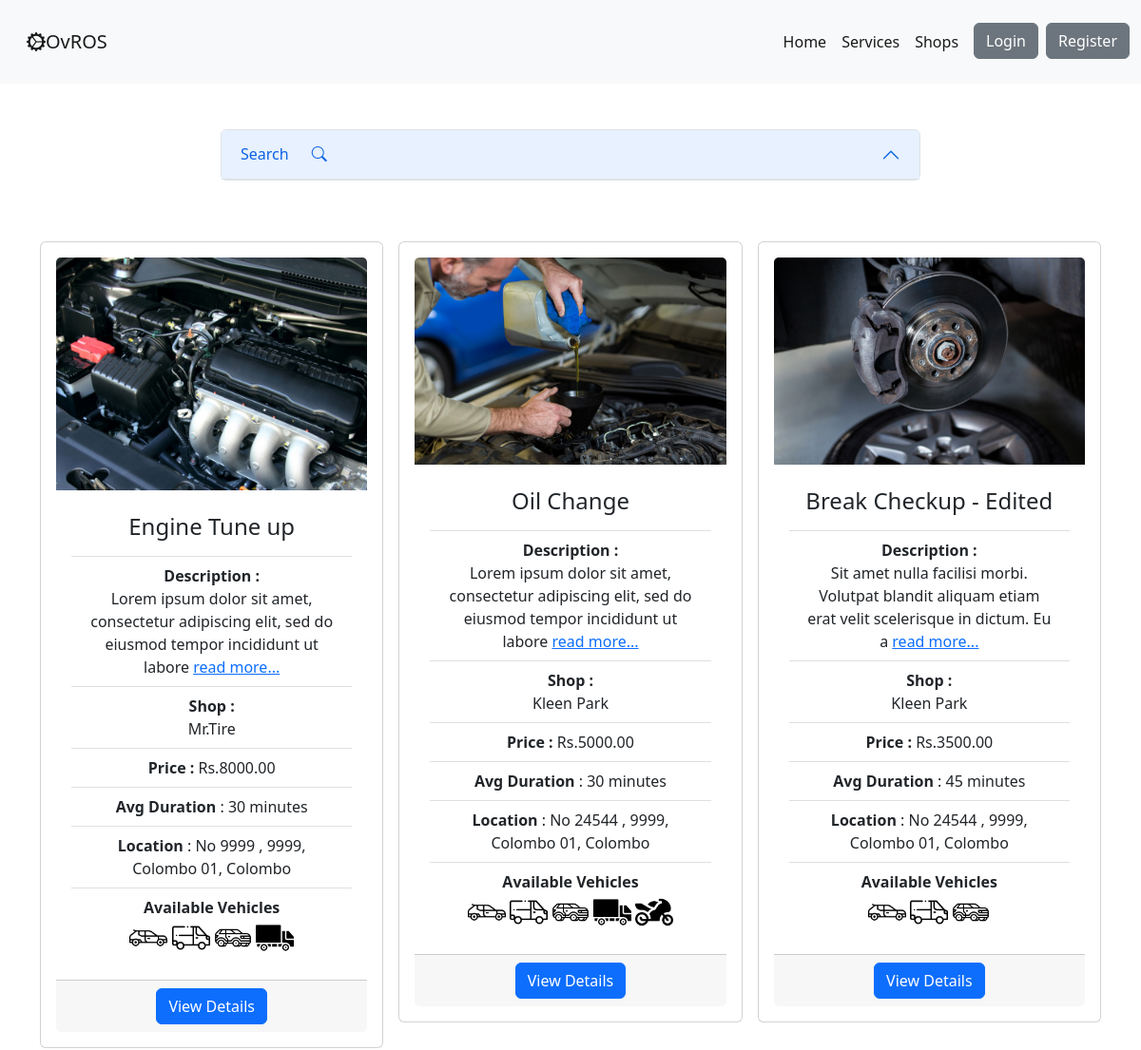
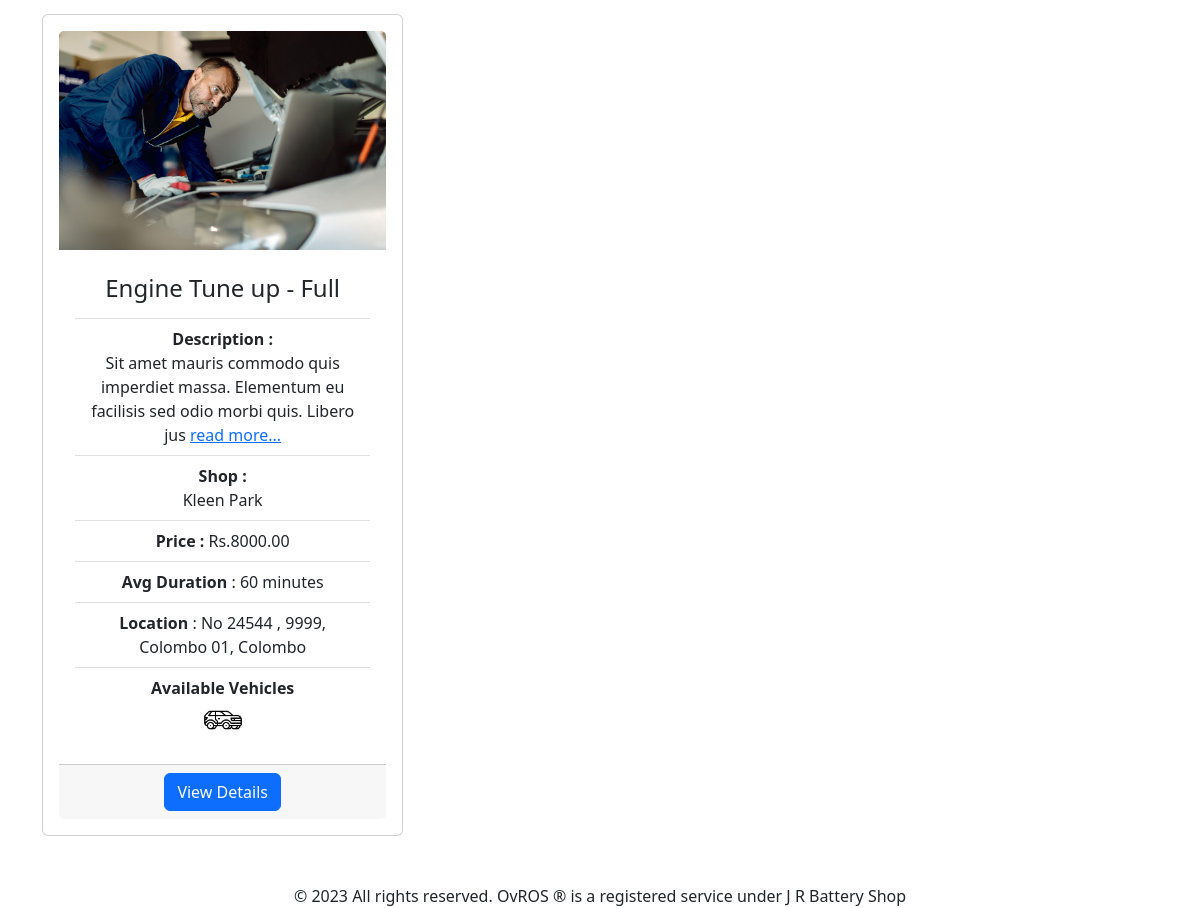
Page /services/ on the committed database (2 pictures, top to bottom).
### ovros_service_module/models.py (models this page shows, shortened)
class Service(models.Model):
    shop = models.ForeignKey(to=ShopProfile, on_delete=models.CASCADE)
    service_name = models.CharField(max_length=100)
    service_image = models.ImageField(upload_to='images/service_img', blank=True)
    service_description = models.CharField(max_length=500, default='', blank=True)
    service_price = models.DecimalField(max_digits=10, decimal_places=2)
    service_duration = models.CharField(max_length=5)
    is_for_car = models.BooleanField(verbose_name="Available for car", default=False)
    is_for_van = models.BooleanField(verbose_name="Available for van", default=False)
    is_for_suv = models.BooleanField(verbose_name="Available for suv", default=False)
    is_for_lorry = models.BooleanField(verbose_name="Available for lorry", default=False)
    is_for_bike = models.BooleanField(verbose_name="Available for bike", default=False)
    is_for_long_vehicle = models.BooleanField(verbose_name="Available for bike", default=False)
    service_availability = models.BooleanField(
        verbose_name="Service availability",
        default=False,
        help_text="is service available currently"
    )
    date_created = models.DateField(auto_now_add=True)
    date_updated = models.DateField(auto_now=True)

### ovros_user_module/models.py (models this page shows, shortened)
class ShopProfile(models.Model):
    user = models.OneToOneField(settings.AUTH_USER_MODEL, on_delete=models.CASCADE)
    user_role = models.CharField('Type', max_length=40, choices=Types.choices, default=Types.USER_SHOP)
    shop_name = models.CharField(max_length=100, help_text="Service Shop name")
    shop_profile_img = models.ImageField(upload_to='shops/profile_images', null=True, blank=True,
                                         default="shops/shop_profile_default.jpg")
    shop_address_no = models.CharField(
        max_length=200,
        help_text="Service Shop address Number",
    )
    shop_address_street = models.CharField(
        max_length=200,
        help_text="Service Shop address street",
    )
    shop_address_city = models.CharField(
        choices=DISTRICTS_CITY,
        max_length=200,
        help_text="Service Shop address city",
    )
    shop_address_district = models.CharField(
        choices=DISTRICTS,
        max_length=200,
        help_text="Service Shop address district",
    )
    shop_contact = models.CharField(max_length=10, help_text="eg: 07xxxxxxxx")
    shop_email = models.CharField(max_length=100, help_text="shop email address", blank=True)
    def get_full_address(self):
        return f'No {self.shop_address_no} , ' \
               f'{self.shop_address_street}, ' \
               f'{self.shop_address_city}, ' \
               f'{self.shop_address_district}'

### ovros_home/views.py (the view)
# urls.py: path('services/', services, name='services'),
def services(request):
    if request.method == 'GET':
        search(request)
    search_form01 = ServiceSearchForm01()
    search_form02 = ServiceSearchForm02()
    all_services = Service.objects.all()
    return render(request, 'services/service_list.html', {
        'services': all_services,
        'form01': search_form01,
        'form02': search_form02,
    })

### ovros_user_module/context_processors.py (called while the page is built)
def profile_data(request):
    return {'profile_data': ProfileData(request)}

### templates/services/service_list.html (shortened to what this page needs)
{% extends 'base.html' %}
{% load static %}
{% load crispy_forms_tags %}
{% block content %}
    <div class="container">
        <div class="row mt-5">
            <div class="col-lg-2 col-md-4"></div>
            <div class="col-lg-8 col-md-4">
                <div class="accordion" id="accordion_search_service">
                    <div class="accordion-item">
                        <h2 class="accordion-header" id="headingOne">
                            <button class="accordion-button" type="button" data-bs-toggle="collapse"
                                    data-bs-target="#collapseOne"
                                    aria-expanded="true" aria-controls="collapseOne">
                                Search <i class="bi bi-search mx-4"></i>
                            </button>
                        </h2>
                    </div>
                </div>
            </div>
            <div class="col-lg-2 col-md-4"></div>
        </div>
    </div>
    <section id="ovros-service">
        <div class="container">
            <div class="row my-5 g-3">
                {% for service in services %}
                    <div class="col-12 col-md-6 col-lg-4">
                        <div class="card">
                            <div class="card-body text-center">
                                {% if service.service_image is None %}
                                    <img src="{% static 'images/service_vector.jpg' %}" class="card-img-top"
                                         alt="...">
                                {% else %}
                                    <img src="{{ service.service_image.url }}" class="card-img-top" alt="...">
                                {% endif %}
                                <div class="card-body">
                                    <div class="list-group">
                                        <ul class="list-group list-group-flush">
                                            <li class="list-group-item">
                                                <h4>{{ service.service_name }}</h4>
                                            </li>
                                            <li class="list-group-item">
                                                <strong>Description :</strong><br>
                                                {{ service.service_description  | slice:":100" }} <a
                                                    href="{% url 'service_detail' service.id %}">read more...</a></li>
                                            <li class="list-group-item">
                                                <strong>Shop :</strong><br>
                                                {{ service.shop.shop_name }}</li>
                                            <li class="list-group-item"><strong>Price
                                                : </strong><span>Rs.</span>{{ service.service_price }}</li>
                                            <li class="list-group-item"><strong>Avg Duration </strong>
                                                : {{ service.service_duration }} minutes
                                            </li>
                                            <li class="list-group-item"><strong>Location </strong>
                                                : {{ service.shop.get_full_address }}
                                            </li>
                                            <li class="list-group-item"><strong>Available Vehicles </strong>
                                                <div>
                                                    {% if service.is_for_car %}
                                                        <img height="40px" width="40px"
                                                             src="{% static 'icons/car_icon.png' %}">
                                                    {% endif %}
                                                    {% if service.is_for_van %}
                                                        <img height="40px" width="40px" class="bi"
                                                             src="{% static 'icons/van_icon.png' %}">
                                                    {% endif %}
                                                    {% if service.is_for_suv %}
                                                        <img height="40px" width="40px" class="bi"
                                                             src="{% static 'icons/suv_icon.png' %}">
                                                    {% endif %}
                                                    {% if service.is_for_lorry %}
                                                        <img height="40px" width="40px" class="bi"
                                                             src="{% static 'icons/lorry_icon.png' %}">
                                                    {% endif %}
                                                    {% if service.is_for_bike %}
                                                        <img height="40px" width="40px" class="bi"
                                                             src="{% static 'icons/bike_icon.png' %}">
                                                    {% endif %}
                                                </div>
                                            </li>
                                        </ul>
                                    </div>
                                </div>
                                <div class="card-footer">
                                    <a href="{% url 'service_detail' service.id %}" class="btn btn-primary ">View
                                        Details</a>
                                </div>
                            </div>
                        </div>
                    </div>
                {% endfor %}
            </div>
        </div>
    </section>
{% endblock %}

### rows in the picture
Service: service_image (picture), service_name "Engine Tune up", service_description "Lorem ipsum dolor sit amet, consectetur adipiscing elit, sed do eiusmod tempor incididunt ut labore", shop.shop_name "Mr.Tire", service_price "8000.00", service_duration "30", shop.get_full_address "No 9999 , 9999, Colombo 01, Colombo", is_for_car True (drawn), is_for_van True (drawn), is_for_suv True (drawn), is_for_lorry True (drawn)
Service: service_image (picture), service_name "Oil Change", service_description "Lorem ipsum dolor sit amet, consectetur adipiscing elit, sed do eiusmod tempor incididunt ut labore", shop.shop_name "Kleen Park", service_price "5000.00", service_duration "30", shop.get_full_address "No 24544 , 9999, Colombo 01, Colombo", is_for_car True (drawn), is_for_van True (drawn), is_for_suv True (drawn), is_for_lorry True (drawn), is_for_bike True (drawn)
Service: service_image (picture), service_name "Break Checkup - Edited", service_description "Sit amet nulla facilisi morbi. Volutpat blandit aliquam etiam erat velit scelerisque in dictum. Eu a", shop.shop_name "Kleen Park", service_price "3500.00", service_duration "45", shop.get_full_address "No 24544 , 9999, Colombo 01, Colombo", is_for_car True (drawn), is_for_van True (drawn), is_for_suv True (drawn)
Service: service_image (picture), service_name "Engine Tune up - Full", service_description "Sit amet mauris commodo quis imperdiet massa. Elementum eu facilisis sed odio morbi quis. Libero jus", shop.shop_name "Kleen Park", service_price "8000.00", service_duration "60", shop.get_full_address "No 24544 , 9999, Colombo 01, Colombo", is_for_suv True (drawn)
